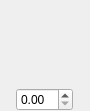
<?xml version="1.0" encoding="UTF-8"?>
<ui version="4.0">
 <class>configDelayNewDly</class>
 <widget class="QDialog" name="configDelayNewDly">
  <property name="geometry">
   <rect>
    <x>0</x>
    <y>0</y>
    <width>90</width>
    <height>111</height>
   </rect>
  </property>
  <property name="windowTitle">
   <string>Dialog</string>
  </property>
  <layout class="QVBoxLayout" name="verticalLayout">
   <property name="leftMargin">
    <number>0</number>
   </property>
   <property name="topMargin">
    <number>0</number>
   </property>
   <property name="rightMargin">
    <number>0</number>
   </property>
   <property name="bottomMargin">
    <number>0</number>
   </property>
   <item>
    <widget class="pieGain" name="widget_pie" native="true">
     <property name="minimumSize">
      <size>
       <width>0</width>
       <height>0</height>
      </size>
     </property>
     <property name="layoutDirection">
      <enum>Qt::LeftToRight</enum>
     </property>
    </widget>
   </item>
   <item alignment="Qt::AlignHCenter">
    <widget class="QDoubleSpinBox" name="doubleSpinBox">
     <property name="minimumSize">
      <size>
       <width>0</width>
       <height>19</height>
      </size>
     </property>
     <property name="toolTip">
      <string/>
     </property>
     <property name="toolTipDuration">
      <number>-1</number>
     </property>
     <property name="alignment">
      <set>Qt::AlignLeading|Qt::AlignLeft|Qt::AlignVCenter</set>
     </property>
    </widget>
   </item>
  </layout>
 </widget>
 <customwidgets>
  <customwidget>
   <class>pieGain</class>
   <extends>QWidget</extends>
   <header location="global">customWidget/configmixergainwidget.h</header>
   <container>1</container>
  </customwidget>
 </customwidgets>
 <resources/>
 <connections/>
</ui>
